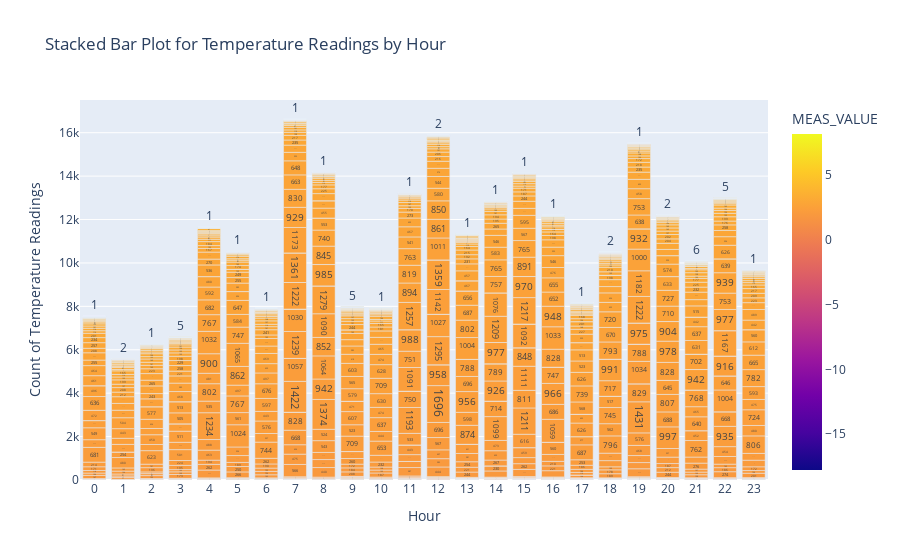

Here is the notebook cell this chart was saved with:
### Code cell
# Group the data by hour and MEAS_VALUE to count occurrences
counts = df.groupby(['hour', 'MEAS_VALUE']).size().reset_index(name='Count')
print(counts)

# Create a stacked bar plot
fig = px.bar(counts,
             x='hour',
             y='Count',
             color='MEAS_VALUE',
             text='Count',
             title='Stacked Bar Plot for Temperature Readings by Hour',
             color_discrete_sequence=px.colors.sequential.Viridis,  # Adjust color scale
             barmode='stack')

# Update layout for better visibility
fig.update_layout(
    xaxis_title='Hour',
    yaxis_title='Count of Temperature Readings',
    legend_title='MEAS_VALUE',
    xaxis=dict(tickmode='linear')
)

# Position the text outside the bars
fig.for_each_trace(lambda t: t.update(textposition='outside'))

# Show the figure
fig.show()

### Figure 1 — Plotly figure (JSON) as saved in the notebook; plotly's stock layout.template omitted (floating-point values rounded to 4 significant figures; data arrays with more than 128 entries replaced by an {"elided": "..."} marker saying what was removed)
{"data": [{"alignmentgroup": "True", "hovertemplate": "hour=%{x}<br>Count=%{text}<br>MEAS_VALUE=%{marker.color}<extra></extra>", "legendgroup": "", "marker": {"color": {"elided": "1550 float values"}, "coloraxis": "coloraxis", "pattern": {"shape": ""}}, "name": "", "offsetgroup": "", "orientation": "v", "showlegend": false, "text": {"elided": "1550 float values"}, "textposition": "outside", "x": {"elided": "1550 int values"}, "xaxis": "x", "y": {"elided": "1550 int values"}, "yaxis": "y", "type": "bar"}], "layout": {"xaxis": {"anchor": "y", "domain": [0.0, 1.0], "title": {"text": "Hour"}, "tickmode": "linear"}, "yaxis": {"anchor": "x", "domain": [0.0, 1.0], "title": {"text": "Count of Temperature Readings"}}, "coloraxis": {"colorbar": {"title": {"text": "MEAS_VALUE"}}, "colorscale": [[0.0, "#0d0887"], [0.1111, "#46039f"], [0.2222, "#7201a8"], [0.3333, "#9c179e"], [0.4444, "#bd3786"], [0.5556, "#d8576b"], [0.6667, "#ed7953"], [0.7778, "#fb9f3a"], [0.8889, "#fdca26"], [1.0, "#f0f921"]]}, "legend": {"tracegroupgap": 0, "title": {"text": "MEAS_VALUE"}}, "title": {"text": "Stacked Bar Plot for Temperature Readings by Hour"}, "barmode": "stack"}}
